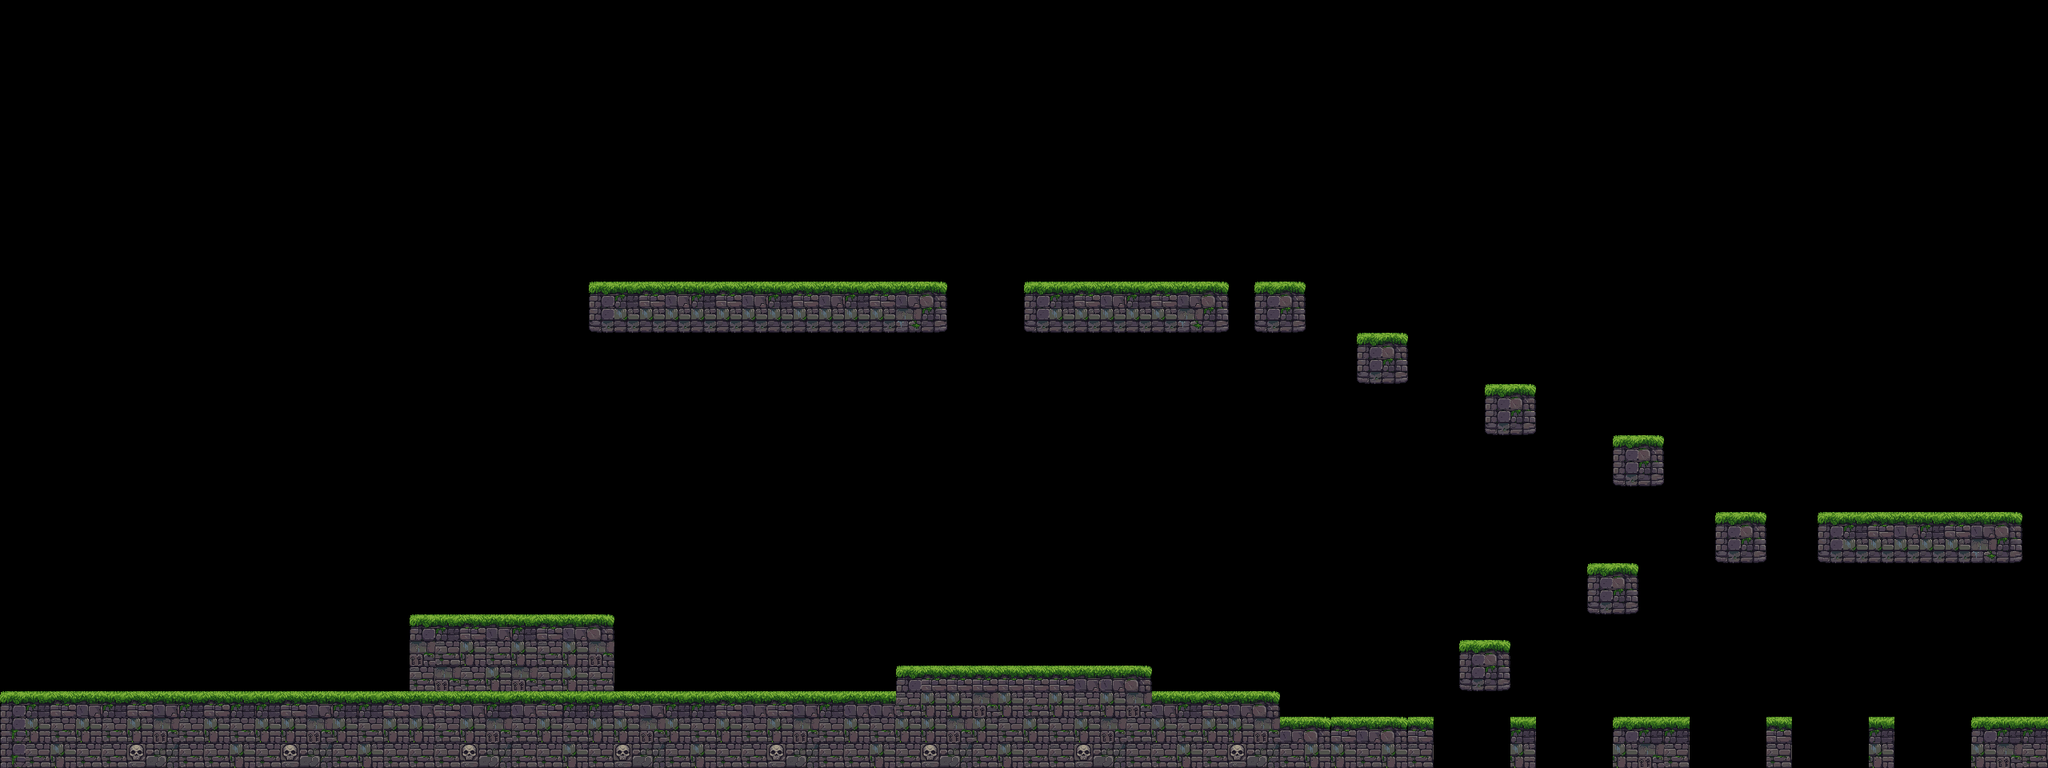

This is a level from a 2D game, rendered from its Tiled map with the project's own tilesets. A one-line summary and the map file follow, with tile-layer data summarised:
An orthogonal 80x30 tile map with 32x32 px tiles, 4 tile layers (background, terrain, walls, decoration) and 10 objects (8x EnemySpawn, PlayerStart, ExitPortal).

<map version="1.10" tiledversion="1.12.2" orientation="orthogonal" renderorder="right-down" width="80" height="30" tilewidth="32" tileheight="32" infinite="0" nextlayerid="6" nextobjectid="11">
 <editorsettings>
  <export target="lv-2.json" format="json" />
 </editorsettings>
 <tileset firstgid="1" source="../images/tilesets/tileset-grass.tsx" />
 <layer id="1" name="background" width="80" height="30">
  <data>[2400 cells, 193 non-empty, 11 distinct tile ids]</data>
 </layer>
 <layer id="2" name="terrain" width="80" height="30">
  <data>[2400 cells, 114 non-empty, 5 distinct tile ids]</data>
 </layer>
 <layer id="5" name="walls" width="80" height="30">
  <data>[2400 cells, 3 non-empty, 2 distinct tile ids]</data>
 </layer>
 <layer id="3" name="decoration" width="80" height="30">
  <data>[2400 cells, 0 non-empty, 0 distinct tile ids]</data>
 </layer>
 <objectgroup id="4" name="object">
  <object id="1" name="player" type="PlayerStart" x="60.7722" y="801" width="68.5" height="62.5" />
  <object id="2" name="sentinel" type="EnemySpawn" x="831.75" y="288.833" width="63.5" height="62" />
  <object id="3" name="sentinel" type="EnemySpawn" x="1344.92" y="768.667" width="63.5" height="62" />
  <object id="4" name="shooter" type="EnemySpawn" x="2368.25" y="575" width="63.5" height="62" />
  <object id="5" name="shooter" type="EnemySpawn" x="1353.25" y="284" width="63.5" height="62" />
  <object id="6" name="shooter" type="EnemySpawn" x="928.25" y="798" width="63.5" height="62" />
  <object id="7" name="playerExit" type="ExitPortal" x="896" y="229" width="128" height="128" />
  <object id="8" name="sentinel" type="EnemySpawn" x="1023.92" y="288.667" width="63.5" height="62" />
  <object id="9" name="sentinel" type="EnemySpawn" x="1152.25" y="767.667" width="63.5" height="62" />
  <object id="10" name="shooter" type="EnemySpawn" x="543.917" y="704.333" width="63.5" height="62" />
 </objectgroup>
</map>
